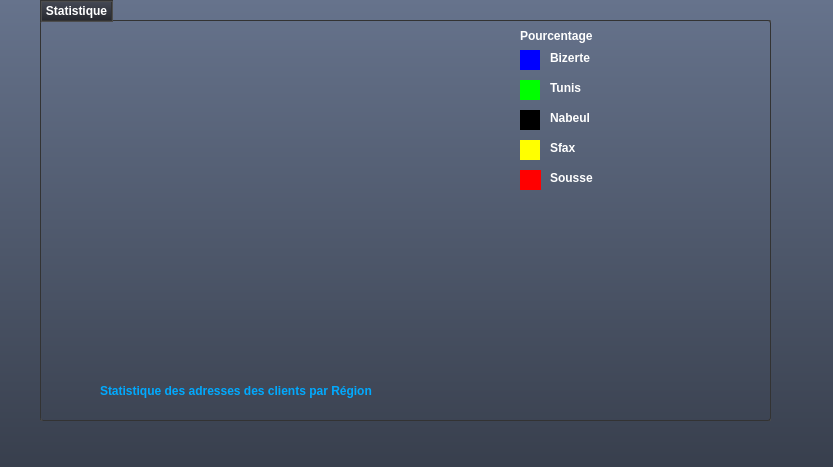
<?xml version="1.0" encoding="UTF-8"?>
<ui version="4.0">
 <class>statistique</class>
 <widget class="QDialog" name="statistique">
  <property name="geometry">
   <rect>
    <x>0</x>
    <y>0</y>
    <width>833</width>
    <height>467</height>
   </rect>
  </property>
  <property name="windowTitle">
   <string>Dialog</string>
  </property>
  <property name="styleSheet">
   <string notr="true">/*QTabWidget{
	background-color: rgb(255, 0, 0);
}

QPushButton{
}
background-color: rgb(255, 0, 0);*/
/*Copyright (c) DevSec Studio. All rights reserved.

MIT License

Permission is hereby granted, free of charge, to any person obtaining a copy
of this software and associated documentation files (the &quot;Software&quot;), to deal
in the Software without restriction, including without limitation the rights
to use, copy, modify, merge, publish, distribute, sublicense, and/or sell
copies of the Software, and to permit persons to whom the Software is
furnished to do so, subject to the following conditions:

The above copyright notice and this permission notice shall be included in all
copies or substantial portions of the Software.

THE SOFTWARE IS PROVIDED *AS IS*, WITHOUT WARRANTY OF ANY KIND, EXPRESS OR
IMPLIED, INCLUDING BUT NOT LIMITED TO THE WARRANTIES OF MERCHANTABILITY,
FITNESS FOR A PARTICULAR PURPOSE AND NONINFRINGEMENT. IN NO EVENT SHALL THE
AUTHORS OR COPYRIGHT HOLDERS BE LIABLE FOR ANY CLAIM, DAMAGES OR OTHER
LIABILITY, WHETHER IN AN ACTION OF CONTRACT, TORT OR OTHERWISE, ARISING FROM,
OUT OF OR IN CONNECTION WITH THE SOFTWARE OR THE USE OR OTHER DEALINGS IN THE
SOFTWARE.
*/

/*-----QWidget-----*/
QWidget
{
	background-color: qlineargradient(spread:repeat, x1:1, y1:0, x2:1, y2:1, stop:0 rgba(102, 115, 140, 255),stop:1 rgba(56, 63, 77, 255));
	color: #ffffff;
	border-color: #051a39;

}


/*-----QLabel-----*/
QLabel
{
	background-color: transparent;
	color: #ffffff;
	font-weight: bold;

}


QLabel::disabled
{
	background-color: transparent;
	color: #898988;

}


/*-----QMenuBar-----*/
/*QMenuBar
{
	background-color: #484c58;
	color: #ffffff;
	border-color: #051a39;
	font-weight: bold;

}


QMenuBar::disabled
{
	background-color: #404040;
	color: #898988;
	border-color: #051a39;

}


QMenuBar::item
{
    background-color: transparent;

}


QMenuBar::item:selected
{
    background-color: #c4c5c3;
	color: #000000;
    border: 1px solid #000000;

}


QMenuBar::item:pressed
{
    background-color: #979796;
    border: 1px solid #000;
    margin-bottom: -1px;
    padding-bottom: 1px;

}
*/


/*-----QMenu-----*/
QMenu
{
    background-color: #c4c5c3;
    border: 1px solid;
    color: #000000;
	font-weight: bold;

}


QMenu::separator
{
    height: 1px;
    background-color: #363942;
    color: #ffffff;
    padding-left: 4px;
    margin-left: 10px;
    margin-right: 5px;

}


QMenu::item
{
    min-width : 150px;
    padding: 3px 20px 3px 20px;

}


QMenu::item:selected
{
    background-color: #363942;
    color: #ffffff;

}


QMenu::item:disabled
{
    color: #898988;
}


/*-----QToolTip-----*/
QToolTip
{
	background-color: #bbbcba;
	color: #000000;
	border-color: #051a39;
	border : 1px solid #000000;
	border-radius: 2px;

}


/*-----QPushButton-----*/
QPushButton
{
	background-color: qlineargradient(spread:repeat, x1:0.486, y1:0, x2:0.505, y2:1, stop:0.00480769 rgba(170, 0, 0, 255),stop:1 rgba(122, 0, 0, 255));
	color: #ffffff;
	font-weight: bold;
	border-style: solid;
	border-width: 1px;
	border-radius: 3px;
	border-color: #051a39;
	padding: 5px;

}


QPushButton::disabled
{
	background-color: #404040;
	color: #656565;
	border-color: #051a39;

}


QPushButton::hover
{
	background-color: #9c0000;
	color: #ffffff;
	border-style: solid;
	border-width: 1px;
	border-radius: 3px;
	border-color: #051a39;
	padding: 5px;

}


QPushButton::pressed
{
	background-color: #880000;
	color: #ffffff;
	border-style: solid;
	border-width: 2px;
	border-radius: 3px;
	border-color: #000000;
	padding: 5px;

}


/*-----QToolButton-----*/
QToolButton 
{
	background-color: qlineargradient(spread:repeat, x1:1, y1:0, x2:1, y2:1, stop:0 rgba(177, 181, 193, 255),stop:1 rgba(159, 163, 174, 255));
	color: #ffffff;
	font-weight: bold;
	border-style: solid;
	border-width: 1px;
	border-radius: 3px;
	border-color: #051a39;
	padding: 5px;

}


QToolButton::disabled
{
	background-color: #404040;
	color: #656565;
	border-color: #051a39;

}


QToolButton::hover
{
	background-color: #9fa3ae;
	color: #ffffff;
	border-style: solid;
	border-width: 1px;
	border-radius: 3px;
	border-color: #051a39;
	padding: 5px;

}


QToolButton::pressed
{
	background-color: #7b7e86;
	color: #ffffff;
	border-style: solid;
	border-width: 2px;
	border-radius: 3px;
	border-color: #000000;
	padding: 5px;

}


/*-----QComboBox-----*/
QComboBox
{
    background-color: qlineargradient(spread:repeat, x1:1, y1:0, x2:1, y2:1, stop:0 rgba(118, 118, 118, 255),stop:1 rgba(70, 70, 70, 255));
    border: 1px solid #333333;
    border-radius: 3px;
    padding-left: 6px;
    color: lightgray;
	font-weight: bold;
    height: 20px;

}


QComboBox::disabled
{
	background-color: #404040;
	color: #656565;
	border-color: #051a39;

}


QComboBox:hover
{
    background-color: #646464;

}


QComboBox:on
{
    background-color: #979796;
	color: #000000;

}


QComboBox QAbstractItemView
{
    background-color: #c4c5c3;
    color: #000000;
    border: 1px solid black;
    selection-background-color: #363942;
    selection-color: #ffffff;
    outline: 0;

}


QComboBox::drop-down
{
    subcontrol-origin: padding;
    subcontrol-position: top right;
    width: 15px;
    border-left-width: 1px;
    border-left-color: darkgray;
    border-left-style: solid; 
    border-top-right-radius: 3px; 
    border-bottom-right-radius: 3px;

}


QComboBox::down-arrow
{
    image: url(://arrow-down.png);
    width: 8px;
    height: 8px;
}


/*-----QSpinBox &amp; QDoubleSpinBox &amp; QDateTimeEdit-----*/
QSpinBox, 
QDoubleSpinBox,
QDateTimeEdit
{
	background-color: #000000;
	color: #00ff00;
	font-weight: bold;
	border: 1px solid #333333;
	padding : 4px;

}


QSpinBox::disabled, 
QDoubleSpinBox::disabled,
QDateTimeEdit::disabled
{
	background-color: #404040;
	color: #656565;
	border-color: #051a39;

}


QSpinBox:hover, 
QDoubleSpinBox::hover,
QDateTimeEdit::hover
{
    border: 1px solid #00ff00;

}


QSpinBox::up-button, QSpinBox::down-button,
QDoubleSpinBox::up-button, QDoubleSpinBox::down-button,
QDateTimeEdit::up-button, QDateTimeEdit::down-button
{
	background-color: qlineargradient(spread:repeat, x1:1, y1:0, x2:1, y2:1, stop:0 rgba(118, 118, 118, 255),stop:1 rgba(70, 70, 70, 255));
    border: 0px solid #333333;

}


QSpinBox::disabled, 
QDoubleSpinBox::disabled,
QDateTimeEdit::disabled
{
	background-color: #404040;
	color: #656565;
	border-color: #051a39;

}


QSpinBox::up-button:hover, QSpinBox::down-button:hover,
QDoubleSpinBox::up-button:hover, QDoubleSpinBox::down-button:hover,
QDateTimeEdit::up-button:hover, QDateTimeEdit::down-button:hover
{
	background-color: #646464;
    border: 1px solid #333333;


}


QSpinBox::up-button:disabled, QSpinBox::down-button:disabled,
QDoubleSpinBox::up-button:disabled, QDoubleSpinBox::down-button:disabled,
QDateTimeEdit::up-button:disabled, QDateTimeEdit::down-button:disabled
{
	background-color: #404040;
	color: #656565;
	border-color: #051a39;

}


QSpinBox::up-button:pressed, QSpinBox::down-button:pressed,
QDoubleSpinBox::up-button:pressed, QDoubleSpinBox::down-button::pressed,
QDateTimeEdit::up-button:pressed, QDateTimeEdit::down-button::pressed
{
    background-color: #979796;
    border: 1px solid #444444;

}


QSpinBox::down-arrow,
QDoubleSpinBox::down-arrow,
QDateTimeEdit::down-arrow
{
    image: url(://arrow-down.png);
    width: 7px;

}


QSpinBox::up-arrow,
QDoubleSpinBox::up-arrow,
QDateTimeEdit::up-arrow
{
    image: url(://arrow-up.png);
    width: 7px;

}


/*-----QLineEdit-----*/
QLineEdit
{
	background-color: #000000;
	color: #00ff00;
	font-weight: bold;
    border: 1px solid #333333;
	padding: 4px;

}


QLineEdit:hover
{
    border: 1px solid #00ff00;

}


QLineEdit::disabled
{
	background-color: #404040;
	color: #656565;
	border-width: 1px;
	border-color: #051a39;
	padding: 2px;

}


/*-----QTextEdit-----*/
QTextEdit
{
	background-color: #808080;
	color: #fff;
	border: 1px groove #333333;

}


QTextEdit::disabled
{
	background-color: #404040;
	color: #656565;
	border-color: #051a39;

}


/*-----QGroupBox-----*/
QGroupBox 
{
  
    border: 1px groove #333333;
	border-radius: 2px;
    margin-top: 20px;

}


QGroupBox 
{
    background-color: transparent;
	font-weight: bold;

}


QGroupBox::title  
{
    background-color: qlineargradient(spread:repeat, x1:1, y1:0, x2:1, y2:1, stop:0 rgba(71, 75, 87, 255),stop:1 rgba(35, 37, 43, 255));
    color: #ffffff;
    border: 2px groove #333333;
    subcontrol-origin: margin;
    subcontrol-position: top left;
    padding: 2px;

}


QGroupBox::title::disabled
{
	background-color: #404040;
	color: #656565;
    subcontrol-origin: margin;
    subcontrol-position: top left;
    padding: 5px;
	border-top-left-radius: 3px;
	border-top-right-radius: 3px;

}


/*-----QCheckBox-----*/
QCheckBox{
	background-color: transparent;
	font-weight: bold;
	color: #fff;

}


QCheckBox::indicator
{
    color: #b1b1b1;
    background-color: #323232;
    border: 2px solid #222222;
    width: 12px;
    height: 12px;

}


QCheckBox::indicator:checked
{
    image:url(://checkbox.png);
    border: 2px solid #00ff00;

}


QCheckBox::indicator:unchecked:hover
{
    border: 2px solid #00ff00;

}


QCheckBox::disabled
{
	color: #656565;

}


QCheckBox::indicator:disabled
{
	background-color: #656565;
	color: #656565;
    border: 1px solid #656565;

}


/*-----QRadioButton-----*/
QRadioButton{
	background-color: transparent;
	font-weight: bold;
	color: #fff;

}


QRadioButton::indicator::unchecked
{ 
	border: 2px inset #222222; 
	border-radius: 6px; 
	background-color:  #323232;
	width: 9px; 
	height: 9px; 

}


QRadioButton::indicator::unchecked:hover
{ 
	border: 2px solid #00ff00; 
	border-radius: 5px; 
	background-color:  #323232;
	width: 9px; 
	height: 9px; 

}


QRadioButton::indicator::checked
{ 
	border: 2px inset #222222; 
	border-radius: 5px; 
	background-color: #00ff00; 
	width: 9px; 
	height: 9px; 

}


QRadioButton::disabled
{
	color: #656565;

}


QRadioButton::indicator:disabled
{
	background-color: #656565;
	color: #656565;
    border: 2px solid #656565;

}


/*-----QTableView &amp; QTableWidget-----*/
QTableView
{
    background-color: #808080;
    border: 1px groove #333333;
    color: #f0f0f0;
	font-weight: bold;
    gridline-color: #333333;
    outline : 0;

}


QTableView::disabled
{
    background-color: #242526;
    border: 1px solid #32414B;
    color: #656565;
    gridline-color: #656565;
    outline : 0;

}


QTableView::item:hover 
{
    background-color: #484c58;
    color: #f0f0f0;

}


QTableView::item:selected 
{
    background-color: #484c58;
    border: 2px groove #00ff00;
    color: #F0F0F0;

}


QTableView::item:selected:disabled
{
    background-color: #1a1b1c;
    border: 2px solid #525251;
    color: #656565;

}


QTableCornerButton::section
{
    background-color: #282830;

}


QHeaderView::section
{
    background-color: #282830;
    color: #fff;
	font-weight: bold;
    text-align: left;
	padding: 4px;
	
}


QHeaderView::section:disabled
{
    background-color: #525251;
    color: #656565;

}


QHeaderView::section:checked
{
    background-color: #00ff00;

}


QHeaderView::section:checked:disabled
{
    color: #656565;
    background-color: #525251;

}


QHeaderView::section::vertical::first,
QHeaderView::section::vertical::only-one
{
    border-top: 0px;

}


QHeaderView::section::vertical
{
    border-top: 0px;

}


QHeaderView::section::horizontal::first,
QHeaderView::section::horizontal::only-one
{
    border-left: 0px;

}


QHeaderView::section::horizontal
{
    border-left: 0px;

}


/*-----QTabWidget-----*/
QTabBar::tab
{
	background-color: transparent;
	color: #ffffff;
	font-weight: bold;
	width: 150px;
	height: 20px;
	
}


QTabBar::tab:disabled
{
	background-color: #656565;
	color: #656565;

}


QTabWidget::pane 
{
	background-color: transparent;
	color: #ffffff;
	border: 1px groove #333333;

}


QTabBar::tab:selected
{
    background-color: #484c58;
	color: #ffffff;
	border: 1px groove #333333;
	border-bottom: 0px;

}


QTabBar::tab:selected:disabled
{
	background-color: #404040;
	color: #656565;

}


QTabBar::tab:!selected 
{
    background-color: #a3a7b2;

}


QTabBar::tab:!selected:hover 
{
    background-color: #484c58;

}


QTabBar::tab:top:!selected 
{
    margin-top: 1px;

}


QTabBar::tab:bottom:!selected 
{
    margin-bottom: 3px;

}


QTabBar::tab:top, QTabBar::tab:bottom 
{
    min-width: 8ex;
    margin-right: -1px;
    padding: 5px 10px 5px 10px;

}


QTabBar::tab:top:selected 
{
    border-bottom-color: none;

}


QTabBar::tab:bottom:selected 
{
    border-top-color: none;

}


QTabBar::tab:top:last, QTabBar::tab:bottom:last,
QTabBar::tab:top:only-one, QTabBar::tab:bottom:only-one 
{
    margin-right: 0;

}


QTabBar::tab:left:!selected 
{
    margin-right: 2px;

}


QTabBar::tab:right:!selected
{
    margin-left: 2px;

}


QTabBar::tab:left, QTabBar::tab:right 
{
    min-height: 15ex;
    margin-bottom: -1px;
    padding: 10px 5px 10px 5px;

}


QTabBar::tab:left:selected 
{
    border-left-color: none;

}


QTabBar::tab:right:selected 
{
    border-right-color: none;

}


QTabBar::tab:left:last, QTabBar::tab:right:last,
QTabBar::tab:left:only-one, QTabBar::tab:right:only-one 
{
    margin-bottom: 0;

}


/*-----QSlider-----*/
QSlider{
	background-color: transparent;

}


QSlider::groove:horizontal 
{
	background-color: transparent;
	height: 6px;

}


QSlider::sub-page:horizontal 
{
	background-color: qlineargradient(spread:reflect, x1:1, y1:0, x2:1, y2:1, stop:0.00480769 rgba(201, 201, 201, 255),stop:1 rgba(72, 72, 72, 255));
	border: 1px solid #000;

}


QSlider::add-page:horizontal 
{
	background-color: #404040;
	border: 1px solid #000; 

}


QSlider::handle:horizontal 
{
	background-color: qlineargradient(spread:reflect, x1:1, y1:0, x2:1, y2:1, stop:0.00480769 rgba(201, 201, 201, 255),stop:1 rgba(72, 72, 72, 255));
	border: 1px solid #000; 
	width: 12px;
	margin-top: -6px;
	margin-bottom: -6px;

}


QSlider::handle:horizontal:hover 
{
	background-color: #808080;

}


QSlider::sub-page:horizontal:disabled 
{
	background-color: #bbb;
	border-color: #999;

}


QSlider::add-page:horizontal:disabled 
{
	background-color: #eee;
	border-color: #999;

}


QSlider::handle:horizontal:disabled 
{
	background-color: #eee;
	border: 1px solid #aaa;

}


QSlider::groove:vertical 
{
	background-color: transparent;
	width: 6px;

}


QSlider::sub-page:vertical 
{
	background-color: qlineargradient(spread:reflect, x1:0, y1:0.483, x2:1, y2:0.517, stop:0.00480769 rgba(201, 201, 201, 255),stop:1 rgba(72, 72, 72, 255));
	border: 1px solid #000;

}


QSlider::add-page:vertical 
{
	background-color: #404040;
	border: 1px solid #000;

}


QSlider::handle:vertical 
{
	background-color: qlineargradient(spread:reflect, x1:0, y1:0.483, x2:1, y2:0.517, stop:0.00480769 rgba(201, 201, 201, 255),stop:1 rgba(72, 72, 72, 255));
	border: 1px solid #000;
	height: 12px;
	margin-left: -6px;
	margin-right: -6px;

}


QSlider::handle:vertical:hover 
{
	background-color: #808080;

}


QSlider::sub-page:vertical:disabled 
{
	background-color: #bbb;
	border-color: #999;

}


QSlider::add-page:vertical:disabled 
{
	background-color: #eee;
	border-color: #999;

}


QSlider::handle:vertical:disabled 
{
	background-color: #eee;
	border: 1px solid #aaa;
	border-radius: 3px;

}


/*-----QDial-----*/
QDial
{
	background-color: #600000;

}


QDial::disabled
{
	background-color: #404040;

}


/*-----QScrollBar-----*/
QScrollBar:horizontal
{
    border: 1px solid #222222;
    background-color: #63676d;
    height: 18px;
    margin: 0px 18px 0 18px;

}


QScrollBar::handle:horizontal
{
    background-color: #a6acb3;
	border: 1px solid #656565;
	border-radius: 2px;
    min-height: 20px;

}


QScrollBar::add-line:horizontal
{
    border: 1px solid #1b1b19;
    background-color: #a6acb3;
    width: 18px;
    subcontrol-position: right;
    subcontrol-origin: margin;

}


QScrollBar::sub-line:horizontal
{
    border: 1px solid #1b1b19;
    background-color: #a6acb3;
    width: 18px;
    subcontrol-position: left;
    subcontrol-origin: margin;

}


QScrollBar::right-arrow:horizontal
{
    image: url(://arrow-right.png);
    width: 8px;
    height: 8px;

}


QScrollBar::left-arrow:horizontal
{
    image: url(://arrow-left.png);
    width: 8px;
    height: 8px;

}


QScrollBar::add-page:horizontal, QScrollBar::sub-page:horizontal
{
    background: none;

}


QScrollBar:vertical
{
    background-color: #63676d;
    width: 18px;
    margin: 18px 0 18px 0;
    border: 1px solid #222222;

}


QScrollBar::handle:vertical
{
    background-color: #a6acb3;
	border: 1px solid #656565;
	border-radius: 2px;
    min-height: 20px;

}


QScrollBar::add-line:vertical
{
    border: 1px solid #1b1b19;
    background-color: #a6acb3;
    height: 18px;
    subcontrol-position: bottom;
    subcontrol-origin: margin;

}


QScrollBar::sub-line:vertical
{
    border: 1px solid #1b1b19;
    background-color: #a6acb3;
    height: 18px;
    subcontrol-position: top;
    subcontrol-origin: margin;

}


QScrollBar::up-arrow:vertical
{
    image: url(://arrow-up.png);
    width: 8px;
    height: 8px;

}


QScrollBar::down-arrow:vertical
{
    image: url(://arrow-down.png);
    width: 8px;
    height: 8px;

}


QScrollBar::add-page:vertical, QScrollBar::sub-page:vertical
{
    background: none;

}


/*-----QProgressBar-----*/
QProgressBar
{
	background-color: #000;
	color: #00ff00;
	font-weight: bold;
	border: 0px groove #000;
	border-radius: 10px;
	text-align: center;

}


QProgressBar:disabled
{
	background-color: #404040;
	color: #656565;
	border-color: #051a39;
	border: 1px solid #000;
	border-radius: 10px;
	text-align: center;

}


QProgressBar::chunk {
	background-color: #ffaf02;
	border: 0px;
	border-radius: 10px;
	color: #000;

}


QProgressBar::chunk:disabled {
	background-color: #333;
	border: 0px;
	border-radius: 10px;
	color: #656565;
}


/*-----QStatusBar-----*/
QStatusBar
{
	background-color: qlineargradient(spread:repeat, x1:1, y1:0, x2:1, y2:1, stop:0 rgba(102, 115, 140, 255),stop:1 rgba(56, 63, 77, 255));
	color: #ffffff;
	border-color: #051a39;
	font-weight: bold;

}




</string>
  </property>
  <widget class="QGroupBox" name="groupBox">
   <property name="geometry">
    <rect>
     <x>40</x>
     <y>0</y>
     <width>731</width>
     <height>421</height>
    </rect>
   </property>
   <property name="title">
    <string>Statistique</string>
   </property>
   <widget class="QLabel" name="label_6">
    <property name="geometry">
     <rect>
      <x>510</x>
      <y>170</y>
      <width>111</width>
      <height>16</height>
     </rect>
    </property>
    <property name="styleSheet">
     <string notr="true">font: 12pt &quot;MS Shell Dlg 2&quot;;</string>
    </property>
    <property name="text">
     <string>Sousse</string>
    </property>
   </widget>
   <widget class="QWidget" name="widget_3" native="true">
    <property name="geometry">
     <rect>
      <x>480</x>
      <y>170</y>
      <width>21</width>
      <height>20</height>
     </rect>
    </property>
    <property name="styleSheet">
     <string notr="true">background-color: rgb(0, 255, 0);
background-color: rgb(255, 0, 0);</string>
    </property>
   </widget>
   <widget class="QLabel" name="label_5">
    <property name="geometry">
     <rect>
      <x>510</x>
      <y>140</y>
      <width>111</width>
      <height>16</height>
     </rect>
    </property>
    <property name="styleSheet">
     <string notr="true">font: 12pt &quot;MS Shell Dlg 2&quot;;</string>
    </property>
    <property name="text">
     <string>Sfax</string>
    </property>
   </widget>
   <widget class="QWidget" name="widget_4" native="true">
    <property name="geometry">
     <rect>
      <x>480</x>
      <y>140</y>
      <width>20</width>
      <height>20</height>
     </rect>
    </property>
    <property name="styleSheet">
     <string notr="true">background-color: rgb(0, 255, 0);
background-color: rgb(255, 255, 0);</string>
    </property>
   </widget>
   <widget class="QLabel" name="label_4">
    <property name="geometry">
     <rect>
      <x>510</x>
      <y>110</y>
      <width>131</width>
      <height>16</height>
     </rect>
    </property>
    <property name="styleSheet">
     <string notr="true">font: 12pt &quot;MS Shell Dlg 2&quot;;</string>
    </property>
    <property name="text">
     <string>Nabeul</string>
    </property>
   </widget>
   <widget class="QWidget" name="widget_2" native="true">
    <property name="geometry">
     <rect>
      <x>480</x>
      <y>110</y>
      <width>20</width>
      <height>20</height>
     </rect>
    </property>
    <property name="styleSheet">
     <string notr="true">background-color: rgb(0, 0, 0);</string>
    </property>
   </widget>
   <widget class="QWidget" name="widget_5" native="true">
    <property name="geometry">
     <rect>
      <x>480</x>
      <y>80</y>
      <width>20</width>
      <height>20</height>
     </rect>
    </property>
    <property name="styleSheet">
     <string notr="true">background-color: rgb(0, 255, 0);</string>
    </property>
   </widget>
   <widget class="QLabel" name="label_8">
    <property name="geometry">
     <rect>
      <x>60</x>
      <y>370</y>
      <width>631</width>
      <height>41</height>
     </rect>
    </property>
    <property name="styleSheet">
     <string notr="true">font: 18pt &quot;MS Shell Dlg 2&quot;;
color: rgb(0, 170, 255);</string>
    </property>
    <property name="text">
     <string>Statistique des adresses des clients par Région</string>
    </property>
   </widget>
   <widget class="QLabel" name="label">
    <property name="geometry">
     <rect>
      <x>480</x>
      <y>20</y>
      <width>131</width>
      <height>31</height>
     </rect>
    </property>
    <property name="styleSheet">
     <string notr="true">font: 75 italic 14pt &quot;Arial&quot;;</string>
    </property>
    <property name="text">
     <string>Pourcentage</string>
    </property>
   </widget>
   <widget class="QWidget" name="widget" native="true">
    <property name="geometry">
     <rect>
      <x>480</x>
      <y>50</y>
      <width>20</width>
      <height>20</height>
     </rect>
    </property>
    <property name="styleSheet">
     <string notr="true">background-color: rgb(0, 0, 255);</string>
    </property>
   </widget>
   <widget class="QLabel" name="label_2">
    <property name="geometry">
     <rect>
      <x>510</x>
      <y>50</y>
      <width>111</width>
      <height>16</height>
     </rect>
    </property>
    <property name="styleSheet">
     <string notr="true">font: 12pt &quot;MS Shell Dlg 2&quot;;</string>
    </property>
    <property name="text">
     <string>Bizerte</string>
    </property>
   </widget>
   <widget class="QLabel" name="label_3">
    <property name="geometry">
     <rect>
      <x>510</x>
      <y>80</y>
      <width>111</width>
      <height>16</height>
     </rect>
    </property>
    <property name="styleSheet">
     <string notr="true">font: 12pt &quot;MS Shell Dlg 2&quot;;</string>
    </property>
    <property name="text">
     <string>Tunis</string>
    </property>
   </widget>
  </widget>
 </widget>
 <resources/>
 <connections/>
</ui>
